Frame 1 (no input): blank canvas, image omitted
Frame 60 (the mouse pressed at the canvas centre just before this capture): blank canvas, image omitted
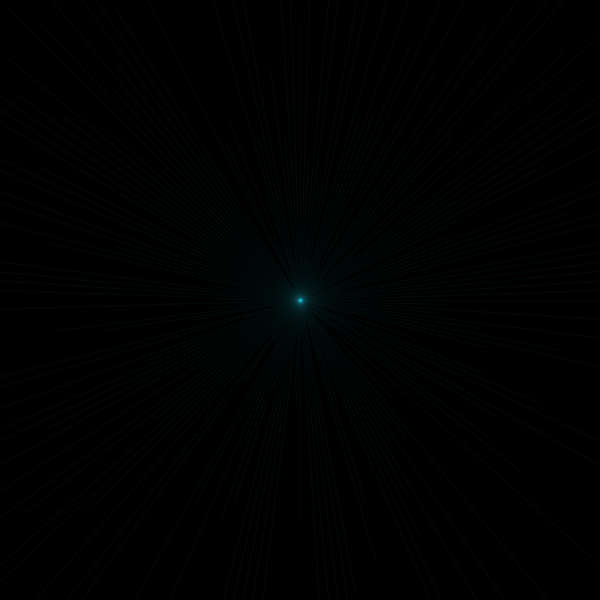
Frame 120 (the mouse held since frame 60 and released just before this capture)

The Processing sketch whose frames 1 and 60 were blank and that drew this single picture after the mouse press (run headless with seeded random() and noise(); from frame 60 on, the mouse is pressed at the canvas centre):

// Processing sketch: day_09_04_translate_interactive
// ── day_09_04_translate_interactive.pde
//----------------------------------------------------
// DT Bootcamp 2014, Parsons the New School for Design. 
// Day 9, matrix transformations
// A simple radial bar chart, using translate and rotate
// Adding mouse interaction
//----------------------------------------------------

int lineX, lineY;
float[] lineLength;
float[] currLineLength;

void setup(){
  size(600, 600);

  //Initializing the arrays
  lineLength = new float[200];
  currLineLength = new float[200];

  //Setting the vars with an initial position
  lineX = 0;
  lineY = 0;
  
  //Filling arrays with 0's
  for(int i = 0; i < lineLength.length; i++){
    lineLength[i] = 0;
  }  
  for(int i = 0; i < currLineLength.length; i++){
    currLineLength[i] = 0;
  }    
}

void mousePressed(){
  lineX = mouseX;
  lineY = mouseY;
  for(int i = 0; i < lineLength.length; i++){
    lineLength[i] = random(width);
  }
  for(int i = 0; i < currLineLength.length; i++){
    currLineLength[i] = 0;
  }
}

void draw(){
  background(0);
      
  //Translate just once!
  translate(lineX, lineY);
  for(int i = 0; i < lineLength.length; i++){
    currLineLength[i] += (lineLength[i] - currLineLength[i]) * 0.05;
    float alpha = map(currLineLength[i],
                      0, lineLength[i],
                      255, 0);
    
    //line
    stroke(25, 240, 255, alpha);
    line(0, 0, currLineLength[i], 0);
    
    //Rotate a little bit for each iteration...
    rotate(TWO_PI / lineLength.length);    
  }
}
